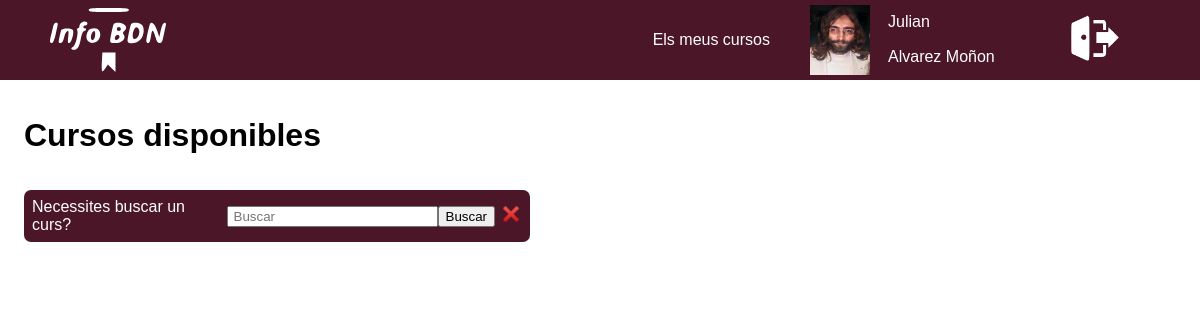
/index.php?controller=Cursos&action=showCursosDisponibles (signed in), run on an earlier commit of the app's database.
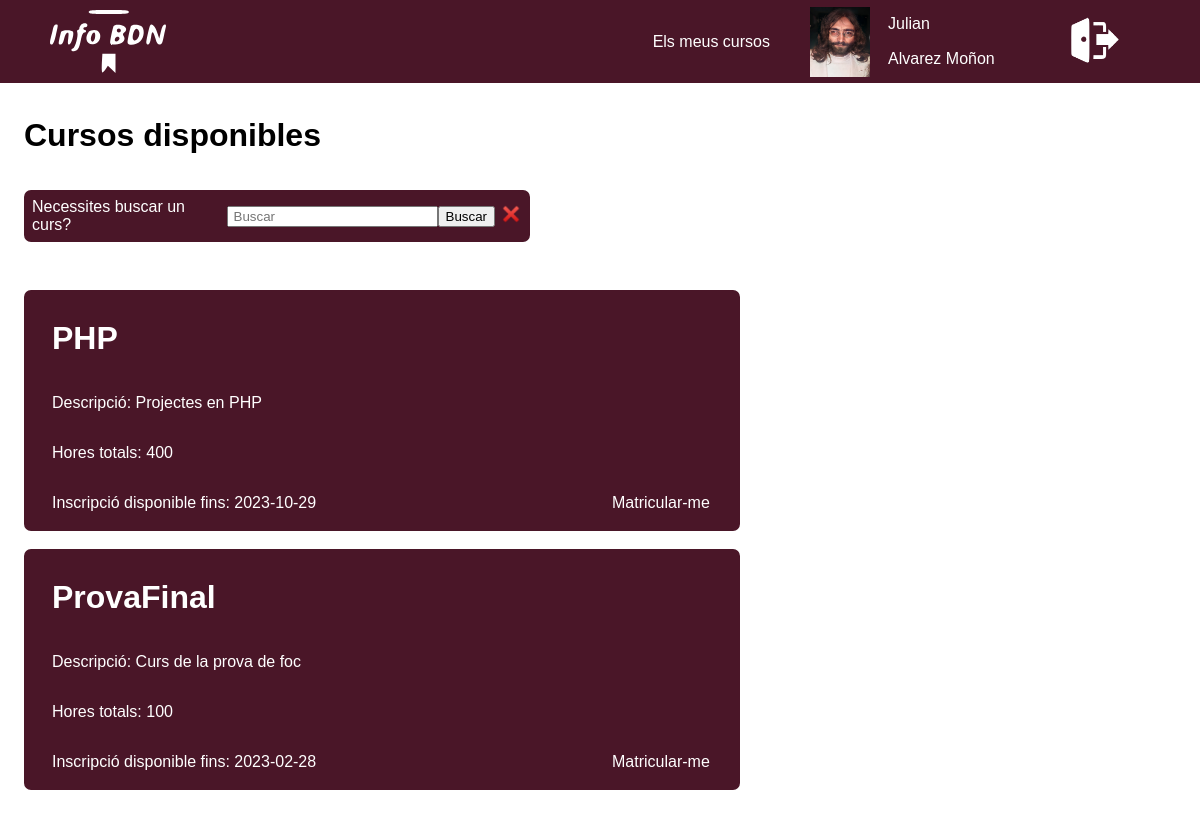
And on a later commit of the database.
### tables this page shows
CREATE TABLE `cursos` (
  `codi_curs` int(100) NOT NULL,
  `nom_curs` varchar(20) NOT NULL,
  `desc_curs` varchar(100) NOT NULL,
  `hores_curs` int(255) NOT NULL,
  `ini_curs` date NOT NULL,
  `fin_curs` date NOT NULL,
  `DNI_prof` varchar(100) DEFAULT NULL,
  `visible` tinyint(1) NOT NULL
);

### controllers/CursosController.php (called while the page is built, shortened)
<?php
require "models/cursos.php";
class CursosController
{
    public function showCursosDisponibles(){
        $curs = new Curs();
        $date = date ( 'Y-m-d' );
        $user = $_SESSION["dni"];
        $listado = $curs->comprobarFechaCurso($date, $user);
        require_once "views/alumne/cursosDisponibles.php";
    }
}

### models/database.php (called while the page is built, shortened)
<?php
class Database{
    public function __construct(){
        $servername = "localhost";
        $dbname= "infobdn";
        $username = "root";
        $password = "";
        try{
            $this->db = new PDO("mysql:host=$servername;dbname=$dbname",$username, $password);
        }
        catch(PDOException $error)
        {
            echo "Connection failed: ". $error->getMessage();
        }
    }
}

### models/cursos.php (called while the page is built, shortened)
<?php
require_once("database.php");
class Curs extends Database
{
    public function comprobarFechaCurso($date, $user){
        $consulta = $this->db->prepare("SELECT * FROM cursos WHERE visible LIKE 1 AND ini_curs > '$date' AND codi_curs NOT IN (SELECT curso FROM matricula WHERE DNI_alum = '$user')");
        $consulta->execute();
        $resultado = $consulta->fetchAll();
        return $resultado;
    }
}

### views/alumne/cursosDisponibles.php (the view)
<?php
echo "<div class='header'>
    <img src='img/logo.svg' alt='Logo'>
    <div class='navmenu'>
        <div id='minilog'>
            <a href='index.php?controller=Cursos&action=showElsMeusCursos'>Els meus cursos</a>
            <div class='grid'>
                <img src=".$_SESSION['foto']." id='fotominilog'>
                <p class='textgrid1'>".$_SESSION['nombre']."</p>
                <p class='textgrid2'>".$_SESSION['apellido']."</p>
            </div>
            <a href='index.php?controller=Principal&action=destroySesion'><img src='img/logout.svg' id='fotologout'></a>
        </div>
    </div>
</div>
<div class='cursosdisp'>
    <h1>Cursos disponibles</h1>
    <form action='index.php?controller=Cursos&action=buscarCursDisponible' method='post' name='filtre'>
        Necessites buscar un curs?<input type='text' id='filtre' name='filtre' placeholder='Buscar'/>
        <button type='submit'>Buscar</button>
        <a href='index.php?controller=Cursos&action=showCursosDisponibles'><img src='img/48/icons8-cross-mark-48.png' id='cancelar''></a>
    </form>
    <div class='cursbox'>";
        foreach ($listado as $curs) {
            echo "<div class='curs'>
                <h1 id='titol'>".$curs[1]."</h1>
                <p id='desc'>Descripció: ".$curs[2]."</p>
                <p id='hores'>Hores totals: ".$curs[3]."</p>
                <p id='data'>Inscripció disponible fins: ".$curs[5]."</p>
                <p><a id='matricularme' href='index.php?controller=Cursos&action=inscripcioCurs&id=" . $curs[0] . "'>Matricular-me</a></p>
            </div>
            <br>";
        }
    echo "</div>
</div>";

### index.php (shortened to what this page needs)
<!DOCTYPE html>
<html lang="en">
<head>
    <link rel="stylesheet" href="style.css">
</head>
<body>
    <?php
    if (isset($_GET['controller'])) {
        $nombreController = $_GET['controller'] . "Controller";
    } else {
        $nombreController = "PrincipalController";
    }
    if (class_exists($nombreController)) {
        $controlador = new $nombreController();
        if (isset($_GET['action'])) {
            $action = $_GET['action'];
        } else {
            $action = "index";
        }
        try{
            $controlador->$action();
        } catch (Exception $e){
            echo "Ha habido un error: ",  $e->getMessage(),"\n";
        }
    } else {
        echo "No existe el controlador";
    }
    ?>
</body>
</html>

### style.css (style rules this page uses)
* { font-family: Arial; }
a { text-decoration: none; color: white; }
body { margin: 0px; padding: 0px; display: flex; flex-direction: column; }
.header { position: fixed; top: 0; left: 0; display: flex; flex-direction: row; justify-content: space-between; align-items: center; background-color: #4A1628; height: 10%; width: 100%; }
.header > img { padding: 50px; }
.navmenu { display: flex; flex-direction: row; justify-content: space-evenly; margin-right: 50px; }
#minilog { display: flex; flex-direction: row; align-items: center; color: white; }
#minilog > a { margin-left: 20px; }
.grid { margin-left: 40px; width: 210px; height: 70px; display: grid; grid-template-columns: 1fr 1fr 1fr 1fr; grid-template-rows: 1fr 1fr; }
.textgrid1 { margin: 0px; padding: 0.5rem; margin-left: 10px; grid-column-start: 2; grid-column-end: 5; grid-row-start: 1; grid-row-end: 1; }
.textgrid2 { margin: 0px; padding: 0.5rem; margin-left: 10px; grid-column-start: 2; grid-column-end: 5; grid-row-start: 2; grid-row-end: 2; }
#fotominilog { height: 70px; width: 60px; grid-column-start: 1; grid-column-end: 1; grid-row-start: 1; grid-row-end: 3; }
#fotologout { height: 50px; width: 50px; margin: 30px; }
.cursosdisp { margin-top: 8%; }
.cursosdisp > h1 { margin-left: 2%; }
.cursosdisp > form { display: flex; align-items: center; margin-left: 2%; width: 490px; }
.cursosdisp > form > input { padding-left: 5px; padding-right: 25px; }
.cursosdisp > form > a > #cancelar { height: 22px; width: 22px; padding-left: 5px; }
.cursosdisp > form { border: 8px solid #4A1628; border-radius: 7px; background-color: #4A1628; color: white; margin-top: 3%; margin-bottom: 4%; }
.cursbox { display: flex; flex-direction: column; margin-top: 2%; margin-left: 2%; margin-bottom: 2%; }
.curs { border: 1px solid black; width: 700px; height: 225px; background-color: #4A1628; border: 8px solid #4A1628; border-radius: 7px; color: white; display: grid; grid-template-columns: 1fr 1fr 0.5fr; grid-template-rows: 1fr 1fr 1fr 1fr 1fr; }
#titol { margin-left: 20px; grid-column-start: 1; grid-column-end: 4; grid-row-start: 1; grid-row-end: 1; }
#desc { margin-left: 20px; grid-column-start: 1; grid-column-end: 4; grid-row-start: 2; grid-row-end: 2; }
#hores { margin-left: 20px; grid-column-start: 1; grid-column-end: 4; grid-row-start: 3; grid-row-end: 3; }
#data { margin-left: 20px; grid-column-start: 1; grid-column-end: 3; grid-row-start: 4; grid-row-end: 4; }
.curs > p > a { margin-left: 20px; grid-column-start: 4; grid-column-end: 4; grid-row-start: 4; grid-row-end: 4; text-decoration: none; color: white; }

What changed in the data, as far as the page shows it:
now on this page (row edited): cursos: nom_curs "PHP", desc_curs "Projectes en PHP", hores_curs "400", fin_curs "2023-10-29"
added cursos: nom_curs "ProvaFinal", desc_curs "Curs de la prova de foc", hores_curs "100", fin_curs "2023-02-28"
